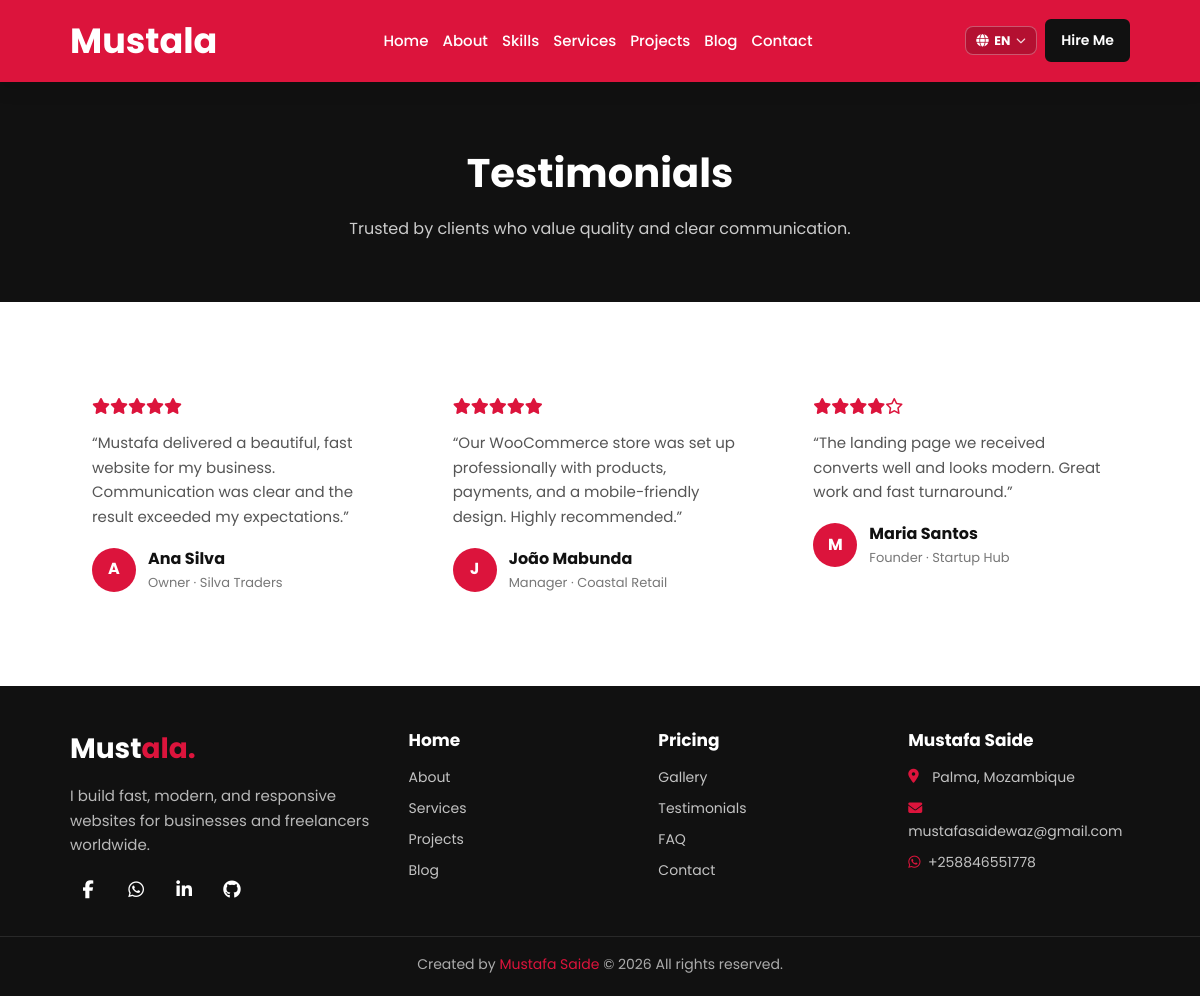
Screenshot of /testimonials.php with the database file from the repository.
### tables this page shows
CREATE TABLE IF NOT EXISTS testimonials (
  id INT UNSIGNED AUTO_INCREMENT PRIMARY KEY,
  client_name VARCHAR(100) NOT NULL,
  company VARCHAR(150) DEFAULT NULL,
  role VARCHAR(100) DEFAULT NULL,
  content TEXT NOT NULL,
  rating TINYINT UNSIGNED DEFAULT 5,
  client_image VARCHAR(255) DEFAULT NULL,
  company_logo VARCHAR(255) DEFAULT NULL,
  is_featured TINYINT(1) DEFAULT 1,
  status ENUM('draft','published') DEFAULT 'published',
  created_at TIMESTAMP DEFAULT CURRENT_TIMESTAMP
);

### includes/lang.php (called while the page is built, shortened)
<?php
function getLang(): string
{
    return DEFAULT_LANG;
}
function loadTranslations(): array
{
    static $translations = null;
    if ($translations !== null) {
        return $translations;
    }
    $lang = getLang();
    $enFile = BASE_PATH . '/lang/en.php';
    $en = file_exists($enFile) ? require $enFile : [];
    $file = BASE_PATH . '/lang/' . $lang . '.php';
    $translations = ($lang === 'en' || !file_exists($file))
        ? $en
        : array_merge($en, require $file);
    return $translations;
}
function __(string $key, ?string $fallback = null): string
{
    $t = loadTranslations();
    if (isset($t[$key]) && $t[$key] !== '') {
        return $t[$key];
    }
    return $fallback ?? $key;
}

### testimonials.php (the view, shortened to what this page needs)
<?php
require_once __DIR__ . '/includes/header.php';
$testimonials = getTestimonials(20);
?>
<section class="page-hero">
    <div class="container reveal">
        <h1><?= e(__('testimonials_title')) ?></h1>
        <p><?= e(__('testimonials_sub')) ?></p>
    </div>
</section>
<section class="section">
    <div class="container">
        <div class="grid-3">
            <?php foreach ($testimonials as $t): ?>
            <div class="testimonial reveal" style="background:var(--bg-elevated);border:1px solid var(--border)">
                <div class="stars"><?= stars((int)$t['rating']) ?></div>
                <blockquote>“<?= e($t['content']) ?>”</blockquote>
                <div class="testimonial-author">
                    <?php if (!empty($t['client_image'])): ?>
                        <img class="avatar" src="<?= e(mediaUrl($t['client_image'])) ?>" alt="<?= e($t['client_name']) ?>" loading="lazy" width="48" height="48">
                    <?php else: ?>
                        <div class="avatar"><?= e(mb_substr($t['client_name'], 0, 1)) ?></div>
                    <?php endif; ?>
                    <div>
                        <strong><?= e($t['client_name']) ?></strong>
                        <span><?= e(trim(($t['role'] ?? '') . ($t['company'] ? ' · ' . $t['company'] : ''))) ?></span>
                    </div>
                </div>
            </div>
            <?php endforeach; ?>
        </div>
    </div>
</section>
<?php require_once __DIR__ . '/includes/footer.php'; ?>

### includes/functions.php (shortened to what this page needs)
<?php
function e(?string $str): string
{
    return htmlspecialchars($str ?? '', ENT_QUOTES, 'UTF-8');
}
function stars(int $rating): string
{
    $rating = max(1, min(5, $rating));
    $html = '';
    for ($i = 1; $i <= 5; $i++) {
        $html .= $i <= $rating
            ? '<i class="fas fa-star"></i>'
            : '<i class="far fa-star"></i>';
    }
    return $html;
}
function getTestimonials(int $limit = 6): array
{
    $db = getDB();
    try {
        $stmt = $db->prepare("SELECT * FROM testimonials WHERE status='published' ORDER BY is_featured DESC, created_at DESC LIMIT ?");
        $stmt->bindValue(1, $limit, PDO::PARAM_INT);
        $stmt->execute();
        $rows = $stmt->fetchAll();
        $rows = array_map('localizeTestimonial', $rows);
        return $rows ?: sampleTestimonials($limit);
    } catch (Exception $e) {
        return sampleTestimonials($limit);
    }
}
function localizeTestimonial(array $row): array
{
    $id = (int)($row['id'] ?? 0);
    $prefix = 'testimonial' . $id . '_';
    foreach (['content', 'role', 'company', 'client_name'] as $field) {
        $key = $prefix . ($field === 'client_name' ? 'name' : $field);
        $value = __($key);
        if ($value !== $key) {
            $row[$field] = $value;
        }
    }
    return $row;
}

### assets/css/style.css (style rules this page uses)
:root { --crimson: #dc143c; --crimson-deep: #b01030; --dark: #111; --card-dark: #222; --muted: #555; --line: #e5e5e5; --max: 1300px; --nav-h: 70px; --font: "Poppins", sans-serif; --ease: all 0.3s ease; }
*, *::before, *::after { margin: 0; padding: 0; box-sizing: border-box; text-decoration: none; }
html { scroll-behavior: smooth; scroll-padding-top: calc(var(--nav-h) + 12px); overflow-x: hidden; }
body { font-family: var(--font); background: #fff; color: #111; line-height: 1.65; overflow-x: hidden; }
.max-width, .container { max-width: var(--max); padding: 0 70px; margin: 0 auto; width: 100%; }
section { padding: 80px 0; }
.testimonial { background: #fff; border: 1px solid var(--line); border-radius: 6px; padding: 22px; transition: var(--ease); }
.testimonial .stars { color: var(--crimson); margin-bottom: 10px; }
.testimonial blockquote { color: var(--muted); margin-bottom: 16px; font-size: 15px; }
.testimonial-author { display: flex; align-items: center; gap: 12px; }
.testimonial-author .avatar { width: 44px; height: 44px; border-radius: 50%; background: var(--crimson); color: #fff; display: grid; place-items: center; font-weight: 700; }
.testimonial-author span { display: block; color: #777; font-size: 13px; }
.page-hero { padding: 140px 0 60px; background: var(--dark); color: #fff; text-align: center; }
.page-hero h1 { font-size: 40px; font-weight: 700; margin-bottom: 10px; }
.page-hero p { color: #ccc; max-width: 640px; margin: 0 auto; }
.section { padding: 70px 0; }
.grid-3 { display: grid; grid-template-columns: repeat(3, 1fr); gap: 22px; }
.reveal { opacity: 0; transform: translateY(18px); transition: opacity 0.6s ease, transform 0.6s ease; }
.reveal.visible { opacity: 1; transform: none; }

### rows the page displays
testimonials: rating 5 (drawn), content "Mustafa delivered a beautiful, fast website for my business. Communication was clear and the result exceeded my expectations.", client_name "A", client_name "Ana Silva", role+company "Owner · Silva Traders"
testimonials: rating 5 (drawn), content "Our WooCommerce store was set up professionally with products, payments, and a mobile-friendly design. Highly recommended.", client_name "J", client_name "João Mabunda", role+company "Manager · Coastal Retail"
testimonials: rating 4 (drawn), content "The landing page we received converts well and looks modern. Great work and fast turnaround.", client_name "M", client_name "Maria Santos", role+company "Founder · Startup Hub"

### other values shown
__('nav_home') "Home"
__('nav_about') "About"
__('skills') "Skills"
__('nav_services') "Services"
__('nav_portfolio') "Projects"
__('nav_blog') "Blog"
__('nav_contact') "Contact"
$currentLabel "EN"
__('cta_hire') "Hire Me"
__('testimonials_title') "Testimonials"
__('testimonials_sub') "Trusted by clients who value quality and clear communication."
__('hero_subtitle') "I build fast, modern, and responsive websites for businesses and freelancers worldwide."
__('nav_pricing') "Pricing"
__('nav_gallery') "Gallery"
__('nav_testimonials') "Testimonials"
